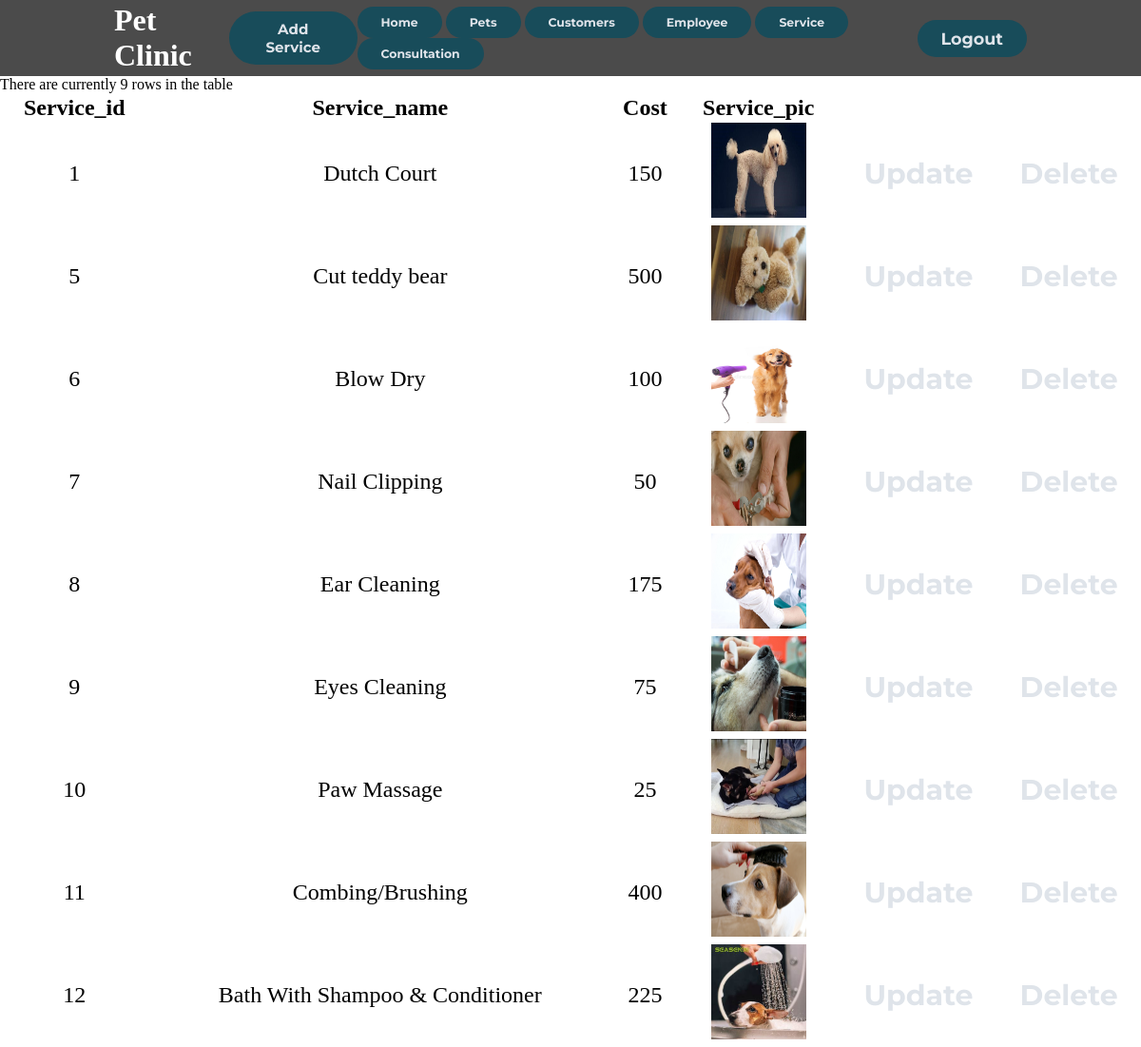
The app's page /service.php (signed in) with its own data.
### tables this page shows
CREATE TABLE `service` (
  `Service_id` int(45) NOT NULL AUTO_INCREMENT,
  `Service_name` varchar(45) NOT NULL,
  `Cost` double NOT NULL,
  `Haircut_pic` varchar(100) NOT NULL,
  PRIMARY KEY (`Service_id`)
);

### service.php (the view, shortened to what this page needs)
<!DOCTYPE html>
<html lang="en">
<head>
    <link rel="stylesheet" href="./styles/style.css">
</head>
<body style="background: url(https://wallpapercave.com/wp/B1sODrM.jpg); background-size: 115% ;">
    <?php
    include "includes/config.php";
    ?>
    <header>
        <div class="logo">
            <h1>Pet Clinic</h1>
        </div>
        <button><a href="Create4.php">
                <h4>Add Service</h4>
            </a></button>
        <nav>
            <ul>
                <button> <a href="index.php">
                        <h5>Home</h5>
                    </a></button>
                <button> <a href="pets.php">
                        <h5>Pets</h5>
                    </a></button>
                <button><a href="customer.php">
                        <h5>Customers</h5>
                    </a></button>
                <button><a href="employee.php">
                        <h5>Employee</h5>
                    </a></button>
                <button><a href="service.php">
                        <h5>Service</h5>
                    </a></button>
                <button><a href="consultationz.php">
                        <h5>Consultation</h5>
                    </a></button>
            </ul>
        </nav>
        <button><?php if ((isset($_SESSION['Employee_id'])) && (basename($_SERVER['PHP_SELF']) != 'logout.php')) {
                    echo '<a href="logout.php"><h3>Logout</h3></a>';
                } else {
                    echo '<a href="login.php"><h3>Login</h3></a>';
                }
                ?>
        </button>
    </header>
    <table>
        <thead>
            <tr>
                <th>Service_id </th>
                <th>Service_name</th>
                <th>Cost</th>
                <th>Service_pic</th>
            </tr>
        </thead>
        <tbody>
            <?php
            if (!isset($_SESSION['Employee_id'])) {
                require('includes/login_functions.inc.php');
                echo "<p>please log in to view pet services.</p>";
            } else {
                $result = mysqli_query($conn, "SELECT * FROM service ORDER BY Service_id ASC");
                $num_rows = mysqli_num_rows($result);
                echo "There are currently $num_rows rows in the table<P>";
                while ($row = mysqli_fetch_array($result)) {
                    echo "<tr>\n";
                    echo "<td>" . $row['Service_id'] . "</td>";
                    echo "<td>" . $row['Service_name'] . "</td>";
                    echo "<td>" . $row['Cost'] . "</td>";
                    echo "<td><img width = '100px' height = '100px' src =" . $row['Haircut_pic'] . "></td>";
                    echo "<td align='center'><a href='edit4.php?Service_id=" . $row['Service_id'] . "' role='button'> <h1>Update</h1></a></td>";
                    echo "<td align='center'><a href='delete4.php?Service_id=" . $row['Service_id'] . "' role='button'> <h1>Delete</h1></a></td>";
                    echo "</tr>\n";
                }
            }
            ?>
        </tbody>
    </table>
</body>
</html>

### styles/style.css (style rules this page uses)
* { box-sizing: border-box; margin: 0; padding: 0; }
table { width: 100%; text-align: center; font-size: 1.5em; }
li, a, button { font-family: "Montserrat", sans-serif; font-weight: 500; font-size: 15px; color: #dfe4ea; text-decoration: none; }
header { display: flex; justify-content: space-between; align-items: center; padding: 30px 10%; background-color: #4b4b4b; height: 10vh; }
.logo { cursor: auto; color: white; }
button { padding: 9px 25px; background-color: rgba(12, 77, 94, 0.8); border: none; border-radius: 50px; cursor: pointer; transition: all 0.3s ease 0s; }

### records on screen
service: Service_id "1", Service_name "Dutch Court", Cost "150", Haircut_pic (picture)
service: Service_id "5", Service_name "Cut teddy bear", Cost "500", Haircut_pic (picture)
service: Service_id "6", Service_name "Blow Dry", Cost "100", Haircut_pic (picture)
service: Service_id "7", Service_name "Nail Clipping", Cost "50", Haircut_pic (picture)
service: Service_id "8", Service_name "Ear Cleaning", Cost "175", Haircut_pic (picture)
service: Service_id "9", Service_name "Eyes Cleaning", Cost "75", Haircut_pic (picture)
service: Service_id "10", Service_name "Paw Massage", Cost "25", Haircut_pic (picture)
service: Service_id "11", Service_name "Combing/Brushing", Cost "400", Haircut_pic (picture)
service: Service_id "12", Service_name "Bath With Shampoo & Conditioner", Cost "225", Haircut_pic (picture)
